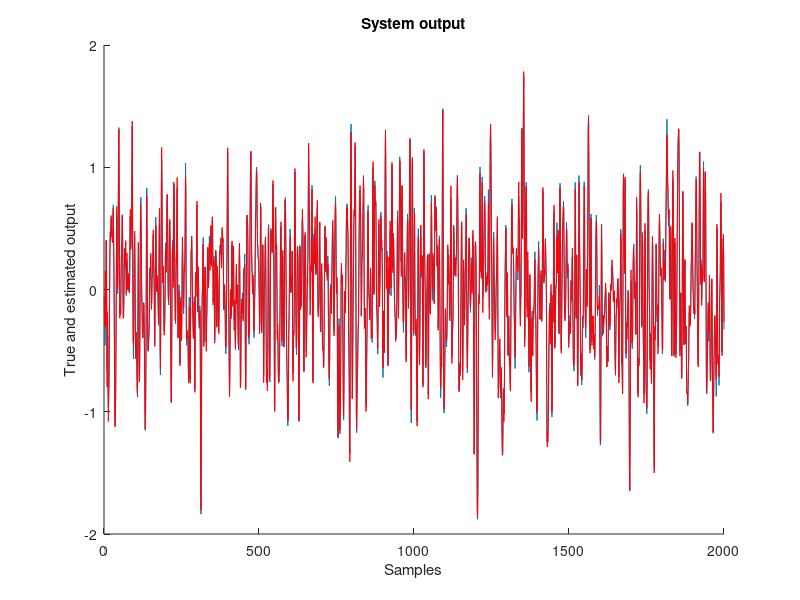
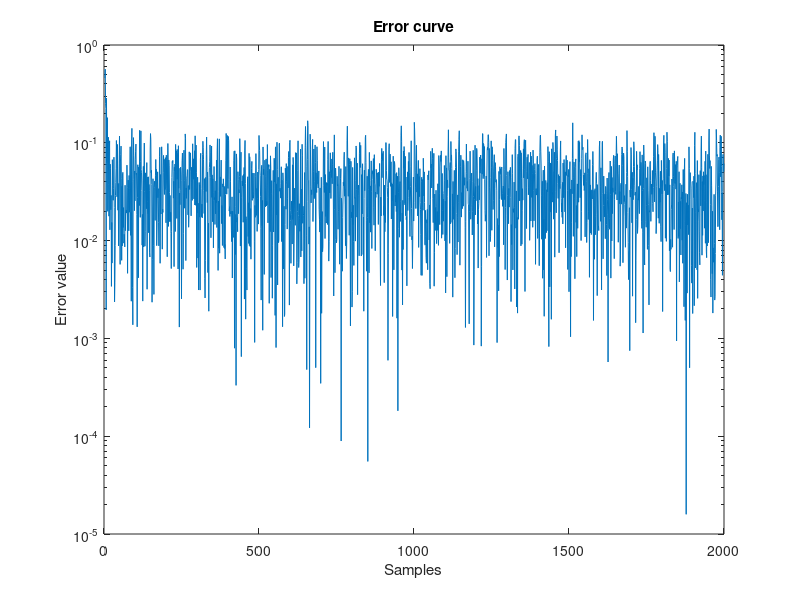
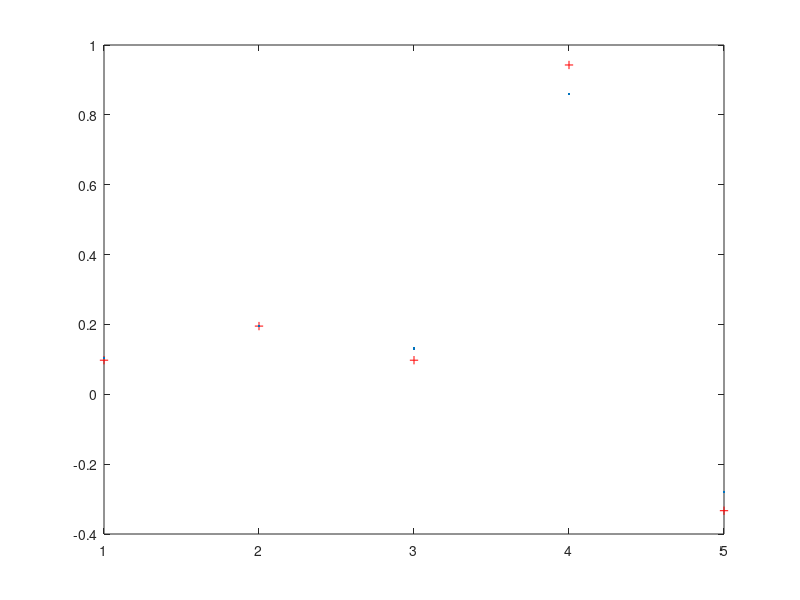

These charts were generated, in order, by the following MATLAB code: (Note: this script raises an error after producing the figures.)
%%%%%%%%%%%%%%%%%%%%%%%%%%%%%%%%%%%%%%%%%%%%%%%%%%%%%%%%%%%%%%%%%%%%%%%%%
% FIR_rls : FIR RLS algorithm demo
% Author : Tamer Abdelazim Mellik
% Contact information : 
%Department of Electrical & Computer Engineering,
%University of Calgary,
%2500 University Drive N.W. ,
%Calgary, AB T2N 1N4 ,
%Canada .
% email :abdelasi@enel.ucalgary.ca  
% email : abdelazim@ieee.org
% Webpage : http://www.enel.ucalgary.ca/~abdelasi/
% Date    : 2-4-2002
% Updated : 30-10-2003
% Version : 1.1.0
% Reference : S. Haykin, Adaptive Filter Theory. 3rd edition, Upper Saddle River, NJ: Prentice-Hall, 1996. 
% Note : The author doesn't take any responsibility for any harm caused by the use of this file
clear all
close all
hold off
% Number of system points
N=2000;
inp = randn(N,1);
n = randn(N,1);
[b,a] = butter(2,0.25);
Gz = tf(b,a,-1);
%y(n)=b1*u(n)+b2*u(n-1)+b3*u(n-2)-a1*y(n-1)-a2*y(n-2)
h=[b -a(2:length(a))];


%If you don't have access to Control toolbox use the sample data
%load FIRsampledata;
%inp= FIRsampledata(1:2000);
%d= FIRsampledata(1:2000);

%channel system order fixed as we have 5 elements (3 in a and 2 in b)
inporder=3;
outorder=2;
sysorder = inporder + outorder ;

y = lsim(Gz,inp);
%add some noise
n = n * std(y)/(15*std(n));
d = y + n;
totallength=size(d,1);
%Take only 50 points for training ( N - inporder 47 = 50 - 3 )
N=50 ;	
%begin of the algorithm
%forgetting factor
lamda = 0.999 ;		
%initial P matrix
delta = 1e2 ;		 
P = delta * eye (sysorder ) ;
w = zeros ( sysorder  , 1 ) ;
for n = inporder : N 
    %u(n),u(n-1),u(n-2)
	u = inp(n:-1:n-inporder+1) ;
    %d(n-1),d(n-2)
    outp= d(n-1:-1:n-outorder) ;
    u=[u ; outp];
    phi = u' * P ;
	k = phi'/(lamda + phi * u );
    y(n)=w' * u;
    e(n) = d(n) - y(n) ;
	w = w + k * e(n) ;
	P = ( P - k * phi ) / lamda ;
    % Just for plotting
    Recordedw(1:sysorder,n)=w;
end 
%check of results
for n =  N+1 : totallength
    %u(n),u(n-1),u(n-2)
	u = inp(n:-1:n-inporder+1) ;
    %d(n-1),d(n-2)
    outp= d(n-1:-1:n-outorder) ;    
    u=[u ; outp];
    y(n) = w' * u ;
    e(n) = d(n) - y(n) ;
end 
hold on
plot(d)
plot(y,'r');
title('System output') ;
xlabel('Samples')
ylabel('True and estimated output')
figure
semilogy((abs(e))) ;
title('Error curve') ;
xlabel('Samples');
ylabel('Error value');
figure
plot(h, 'r+')
hold on
plot(w, '.')
legend('Filter weights','Estimated filter weights',4);
title('Comparison of the filter weights and estimated weights') ;
figure
plot(Recordedw(1:sysorder,sysorder:N)');
title('Estimated weights convergence') ;
xlabel('Samples');
ylabel('Weights value');
axis([1 N-sysorder min(min(Recordedw(1:sysorder,sysorder:N)')) max(max(Recordedw(1:sysorder,sysorder:N)')) ]);
hold off